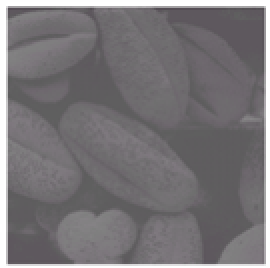
#> input picture Lab 2/imgs/Picture2.png, 135 x 134 px (shown 2 times larger)
$ jupyter execute Lab_2_Credit_STD.ipynb   (shell and % lines are left out)
#> lines starting #> are read from the running program, lines starting #| are printed output that depends on the picture; after the words box and inside, x2 and y2 are one past the last pixel; in counts of white or black regions, pixels touching at a corner belong together
# Lab 2
### Convolution - Fourier

https://docs.scipy.org/doc/scipy-0.14.0/reference/generated/scipy.fftpack.ifft2.html

=> to get log for matrix (element-wise): np.log

=> to get absolute value for matrix (element-wise): np.abs

=> to multiply two matrices (element-wise) : np.multiply

=> to power a matrix (element-wise): np.power

[cell 1]
from commonfunctions import *
from skimage.util import random_noise

[cell 2]
import skimage.io as io
import matplotlib.pyplot as plt
import numpy as np

# Show the figures / plots inside the notebook
from skimage.color import rgb2gray

def show_images(images,titles=None):
    #This function is used to show image(s) with titles by sending an array of images and an array of associated titles.
    # images[0] will be drawn with the title titles[0] if exists
    # You aren't required to understand this function, use it as-is.
    n_ims = len(images)
    if titles is None: titles = ['(%d)' % i for i in range(1,n_ims + 1)]
    fig = plt.figure()
    n = 1
    for image,title in zip(images,titles):
        a = fig.add_subplot(1,n_ims,n)
        if image.ndim == 2:
            plt.gray()
        plt.imshow(image)
        a.set_title(title)
        n += 1
    fig.set_size_inches(np.array(fig.get_size_inches()) * n_ims)
    plt.show()
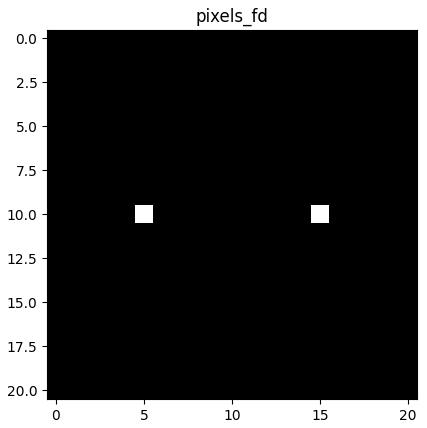
#> figure drawn by matplotlib, 1 panel

[cell 3]
'''
Ex: Fourier Transformation
'''

pixels = np.zeros([21,21])


pixels[10,5] = 1
pixels[10,15] = 1
# pixels[13,10] = 1
show_images([pixels],['pixels_fd'])
pixelsFFT = np.log(np.abs(fftpack.ifft2(pixels))+1)
show_images([pixelsFFT],['pixels'])
#> in show_images (call 2), `plt.show()`:
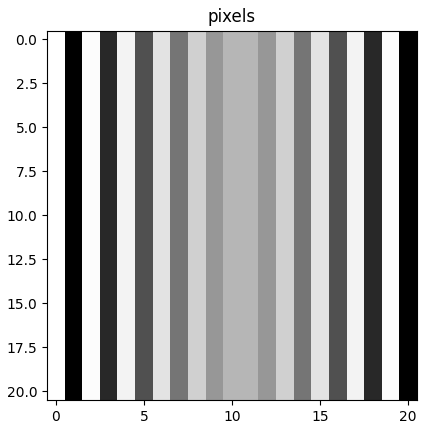
#> figure drawn by matplotlib, 1 panel


pixels = np.zeros([21,21])


pixels[10,5] = 1
pixels[10,15] = 1
show_images([pixels],['pixels_fd'])
pixelsFFT = np.log(np.abs(fftpack.ifft2(pixels))+1)
show_images([pixelsFFT],['pixels'])


pixels = np.ones([21,21])
#pixels[2,5] = 0
#pixels[3,6] = 0
show_images([pixels],['pixels_fd_test'])
pixelsFFT = np.log(np.abs(fftpack.ifft2(pixels))+1)
show_images([pixelsFFT],['pixels_test'])

[cell 4]
'''
Ex:
'''

def getFtVisualImage(fftimg):
    return np.log  (np.abs(fftimg) +1)

'''

'''

def applyFilterInFrequencyDomain(img,f):
    imgfft = fftpack.fft2(img)
    [iH,iW] = imgfft.shape
    ft = fftpack.fft2(f , imgfft.shape)
    iFilterF = np.multiply(imgfft,ft)
    iFilter = fftpack.ifft2(iFilterF)
    iFilterLog = np.log(np.abs(iFilter)+1)

    show_images([img,getFtVisualImage(fftpack.fftshift(ft)),getFtVisualImage(fftpack.fftshift(iFilterF)),getFtVisualImage(iFilterLog)],['original','ftShow','frequencyImg','iFilterLog'])

def applyFilterInFrequencyDomain_imgOnly(img,ft):
    imgfft = fftpack.fft2(img)
    [iH,iW] = imgfft.shape
#> iH = 134; iW = 135
    iFilterF = np.multiply(imgfft,ft)
    iFilter = fftpack.ifft2(iFilterF)
    iFilterLog = np.log(np.abs(iFilter)+1)
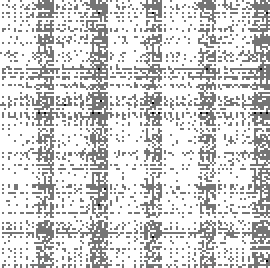
#> iFilterLog: shape (134, 135) float64 (shown 2 times larger); min 0.238, max 0.238, mean 0.238; drawn with min black and max white

    show_images([img,getFtVisualImage(fftpack.fftshift(imgfft)),getFtVisualImage(fftpack.fftshift(ft)),getFtVisualImage(fftpack.fftshift(iFilterF)),getFtVisualImage(iFilterLog)],['original','imageInFrequeny','ftShow','frequencyImg','iFilterLog'])
#> in getFtVisualImage, `return np.log  (np.abs(fftimg) +1)`:
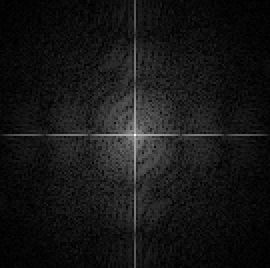
#> returned value: shape (134, 135) float64 (shown 2 times larger); min 0.00391, max 9.03, mean 0.807; drawn with min black and max white
#> in getFtVisualImage (call 2), `return np.log  (np.abs(fftimg) +1)`:
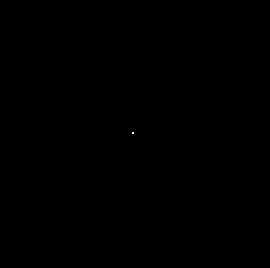
#> returned value: shape (134, 135) float64 (shown 2 times larger); values 0 (black) and 4.62 (white), 0.01% white in thin lines or dots, all inside (x1, y1, x2, y2) = (66, 66, 67, 67)
#> in getFtVisualImage (call 4), `return np.log  (np.abs(fftimg) +1)`:
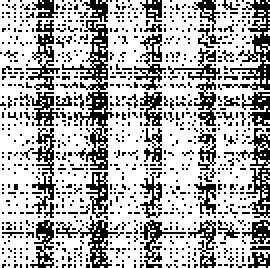
#> returned value: shape (134, 135) float64 (shown 2 times larger); values 0.214 (black) and 0.214 (white), 68.8% white; black in thin lines or dots
#> ft: shape (134, 135) float64; values 0 (black) and 100 (white), 0.01% white in thin lines or dots, all inside (x1, y1, x2, y2) = (134, 133, 135, 134)

img = rgb2gray(io.imread('imgs/Picture2.png'))
h=w=3
f=(1/9)* np.ones([h,w])
testF = np.zeros_like(img)
testF[testF.shape[0] - 1:testF.shape[0] - 1 + 3,testF.shape[1] - 1:testF.shape[1] - 1 + 3] = 100
applyFilterInFrequencyDomain_imgOnly(img,testF)
#applyFilterInFrequencyDomain(img,f)
f=[
    [1,1,1],
    [1,-8,1],
    [1,1,1]
]
#applyFilterInFrequencyDomain(img,f)

[cell 5]
'''
1
Convolution in space domain
You can write the filter as follows:
f = np.array([
               [1,2,3],
               [4,5,6],
               [7,8,9]
             ])

'''
img = rgb2gray(io.imread('imgs/Picture2.png'))
noised = random_noise(img, mode='s&p', amount=0.05)
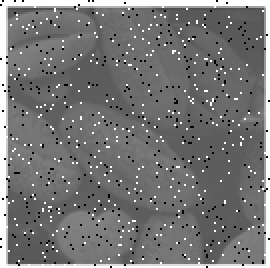
#> noised: shape (134, 135) float64 (shown 2 times larger); min 0, max 1, mean 0.464
h=w=3
f1=(1/9)* np.ones([h,w])
# averaging
f2=[
    [1,1,1],
    [1,-8,1],
    [1,1,1]
]
# smoothing, edge detection
f3=[
    [1,1,1],
    [0,0,0],
    [-1,-1,-1]
]
# horizontal
f4=[
    [1,0,-1],
    [1,0,-1],
    [1,0,-1]
]
# vertivcal
convs = []
convs.append(convolve2d(noised, f1))
convs.append(convolve2d(img, f2))
convs.append(convolve2d(img, f3))
convs.append(convolve2d(img, f4))
test = convolve2d(img, f4)
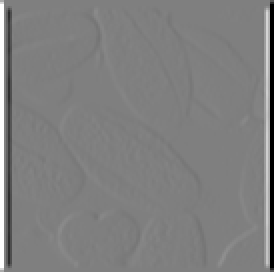
#> test: shape (136, 137) float64 (shown 2 times larger); min -3, max 3, mean 7.87e-19; drawn with min black and max white
test = 255*(test - np.min(test))/np.ptp(test).astype(np.uint8)
convs.append(test)
show_images([img, noised], ['original-img-grayed', 'original-imag-noised'])
show_images(convs, ['noised-f1', 'img-f2', 'img-f3', 'img-f4','test'])
#> in show_images (call 9), `n_ims = len(images)`: n_ims = 5
#> the loop in show_images (call 9), `for image,title in zip(images,titles):` made 5 passes
#> title on passes 1 to 5: 'noised-f1', 'img-f2', 'img-f3', 'img-f4', 'test'
#> after the loop in show_images (call 9), `for image,title in zip(images,titles):`: n = 6
#> in show_images (call 9), `plt.show()`:
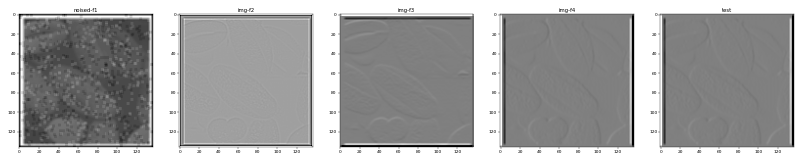
#> figure drawn by matplotlib, 5 panels

$ run again, with Lab 2/imgs/Picture1.png copied over Lab 2/imgs/Picture2.png
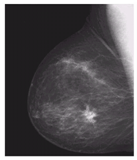
#> input picture Lab 2/imgs/Picture1.png, 137 x 160 px
#> in getFtVisualImage, `return np.log  (np.abs(fftimg) +1)`:
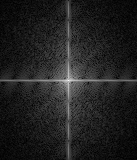
#> returned value: shape (160, 137) float64; min 0.0145, max 8.89, mean 1.18; drawn with min black and max white
#> ft: shape (160, 137) float64; values 0 (black) and 100 (white), 0% white in thin lines or dots, all inside (x1, y1, x2, y2) = (136, 159, 137, 160)
#> `test = convolve2d(img, f4)`:
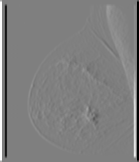
#> test: shape (162, 139) float64; min -3, max 3, mean -2.68e-18; drawn with min black and max white
